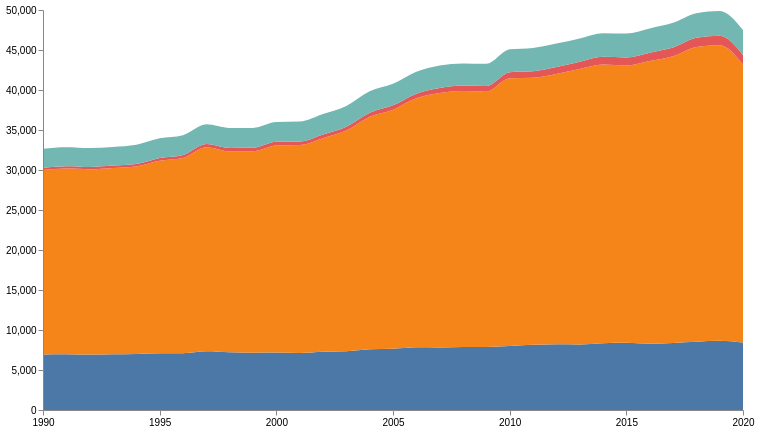

Write a Vega-Lite specification for this figure.
### Vega specification from a JSON file in a GitHub repository (floating-point values rounded to 4 significant figures)
{"$schema": "https://vega.github.io/schema/vega/v5.json", "width": 700, "height": 400, "padding": 5, "data": [{"name": "table", "values": [{"x": 1990, "y": 6937.0, "c": "CH4"}, {"x": 1991, "y": 6973.0, "c": "CH4"}, {"x": 1992, "y": 6933.0, "c": "CH4"}, {"x": 1993, "y": 6959.0, "c": "CH4"}, {"x": 1994, "y": 6996.0, "c": "CH4"}, {"x": 1995, "y": 7081.0, "c": "CH4"}, {"x": 1996, "y": 7097.0, "c": "CH4"}, {"x": 1997, "y": 7328.0, "c": "CH4"}, {"x": 1998, "y": 7204.0, "c": "CH4"}, {"x": 1999, "y": 7150.0, "c": "CH4"}, {"x": 2000, "y": 7174.0, "c": "CH4"}, {"x": 2001, "y": 7130.0, "c": "CH4"}, {"x": 2002, "y": 7271.0, "c": "CH4"}, {"x": 2003, "y": 7344.0, "c": "CH4"}, {"x": 2004, "y": 7598.0, "c": "CH4"}, {"x": 2005, "y": 7655.0, "c": "CH4"}, {"x": 2006, "y": 7841.0, "c": "CH4"}, {"x": 2007, "y": 7817.0, "c": "CH4"}, {"x": 2008, "y": 7860.0, "c": "CH4"}, {"x": 2009, "y": 7884.0, "c": "CH4"}, {"x": 2010, "y": 7987.0, "c": "CH4"}, {"x": 2011, "y": 8142.0, "c": "CH4"}, {"x": 2012, "y": 8226.0, "c": "CH4"}, {"x": 2013, "y": 8203.0, "c": "CH4"}, {"x": 2014, "y": 8358.0, "c": "CH4"}, {"x": 2015, "y": 8407.0, "c": "CH4"}, {"x": 2016, "y": 8291.0, "c": "CH4"}, {"x": 2017, "y": 8378.0, "c": "CH4"}, {"x": 2018, "y": 8528.0, "c": "CH4"}, {"x": 2019, "y": 8655.0, "c": "CH4"}, {"x": 2020, "y": 8429.0, "c": "CH4"}, {"x": 1990, "y": 23050.0, "c": "CO2"}, {"x": 1991, "y": 23210.0, "c": "CO2"}, {"x": 1992, "y": 23160.0, "c": "CO2"}, {"x": 1993, "y": 23300.0, "c": "CO2"}, {"x": 1994, "y": 23450.0, "c": "CO2"}, {"x": 1995, "y": 24080.0, "c": "CO2"}, {"x": 1996, "y": 24420.0, "c": "CO2"}, {"x": 1997, "y": 25530.0, "c": "CO2"}, {"x": 1998, "y": 25140.0, "c": "CO2"}, {"x": 1999, "y": 25200.0, "c": "CO2"}, {"x": 2000, "y": 25900.0, "c": "CO2"}, {"x": 2001, "y": 25990.0, "c": "CO2"}, {"x": 2002, "y": 26710.0, "c": "CO2"}, {"x": 2003, "y": 27580.0, "c": "CO2"}, {"x": 2004, "y": 29050.0, "c": "CO2"}, {"x": 2005, "y": 29880.0, "c": "CO2"}, {"x": 2006, "y": 31110.0, "c": "CO2"}, {"x": 2007, "y": 31800.0, "c": "CO2"}, {"x": 2008, "y": 32000.0, "c": "CO2"}, {"x": 2009, "y": 31910.0, "c": "CO2"}, {"x": 2010, "y": 33480.0, "c": "CO2"}, {"x": 2011, "y": 33390.0, "c": "CO2"}, {"x": 2012, "y": 33780.0, "c": "CO2"}, {"x": 2013, "y": 34420.0, "c": "CO2"}, {"x": 2014, "y": 34820.0, "c": "CO2"}, {"x": 2015, "y": 34660.0, "c": "CO2"}, {"x": 2016, "y": 35330.0, "c": "CO2"}, {"x": 2017, "y": 35840.0, "c": "CO2"}, {"x": 2018, "y": 36860.0, "c": "CO2"}, {"x": 2019, "y": 36950.0, "c": "CO2"}, {"x": 2020, "y": 34740.0, "c": "CO2"}, {"x": 1990, "y": 302.2, "c": "F-Gas"}, {"x": 1991, "y": 297.5, "c": "F-Gas"}, {"x": 1992, "y": 294.6, "c": "F-Gas"}, {"x": 1993, "y": 290.6, "c": "F-Gas"}, {"x": 1994, "y": 297.9, "c": "F-Gas"}, {"x": 1995, "y": 329.4, "c": "F-Gas"}, {"x": 1996, "y": 359.1, "c": "F-Gas"}, {"x": 1997, "y": 391.6, "c": "F-Gas"}, {"x": 1998, "y": 424.9, "c": "F-Gas"}, {"x": 1999, "y": 426.8, "c": "F-Gas"}, {"x": 2000, "y": 443.7, "c": "F-Gas"}, {"x": 2001, "y": 441.6, "c": "F-Gas"}, {"x": 2002, "y": 467.4, "c": "F-Gas"}, {"x": 2003, "y": 477.7, "c": "F-Gas"}, {"x": 2004, "y": 511.8, "c": "F-Gas"}, {"x": 2005, "y": 541.9, "c": "F-Gas"}, {"x": 2006, "y": 587.2, "c": "F-Gas"}, {"x": 2007, "y": 641.5, "c": "F-Gas"}, {"x": 2008, "y": 684.6, "c": "F-Gas"}, {"x": 2009, "y": 705.6, "c": "F-Gas"}, {"x": 2010, "y": 762.3, "c": "F-Gas"}, {"x": 2011, "y": 812.3, "c": "F-Gas"}, {"x": 2012, "y": 861.1, "c": "F-Gas"}, {"x": 2013, "y": 908.9, "c": "F-Gas"}, {"x": 2014, "y": 962.6, "c": "F-Gas"}, {"x": 2015, "y": 1001.0, "c": "F-Gas"}, {"x": 2016, "y": 1054.0, "c": "F-Gas"}, {"x": 2017, "y": 1095.0, "c": "F-Gas"}, {"x": 2018, "y": 1136.0, "c": "F-Gas"}, {"x": 2019, "y": 1177.0, "c": "F-Gas"}, {"x": 2020, "y": 1219.0, "c": "F-Gas"}, {"x": 1990, "y": 2368.0, "c": "N2O"}, {"x": 1991, "y": 2355.0, "c": "N2O"}, {"x": 1992, "y": 2349.0, "c": "N2O"}, {"x": 1993, "y": 2333.0, "c": "N2O"}, {"x": 1994, "y": 2422.0, "c": "N2O"}, {"x": 1995, "y": 2476.0, "c": "N2O"}, {"x": 1996, "y": 2479.0, "c": "N2O"}, {"x": 1997, "y": 2466.0, "c": "N2O"}, {"x": 1998, "y": 2497.0, "c": "N2O"}, {"x": 1999, "y": 2484.0, "c": "N2O"}, {"x": 2000, "y": 2476.0, "c": "N2O"}, {"x": 2001, "y": 2507.0, "c": "N2O"}, {"x": 2002, "y": 2568.0, "c": "N2O"}, {"x": 2003, "y": 2608.0, "c": "N2O"}, {"x": 2004, "y": 2690.0, "c": "N2O"}, {"x": 2005, "y": 2702.0, "c": "N2O"}, {"x": 2006, "y": 2735.0, "c": "N2O"}, {"x": 2007, "y": 2804.0, "c": "N2O"}, {"x": 2008, "y": 2770.0, "c": "N2O"}, {"x": 2009, "y": 2770.0, "c": "N2O"}, {"x": 2010, "y": 2854.0, "c": "N2O"}, {"x": 2011, "y": 2916.0, "c": "N2O"}, {"x": 2012, "y": 2936, "c": "N2O"}, {"x": 2013, "y": 2913.0, "c": "N2O"}, {"x": 2014, "y": 2961.0, "c": "N2O"}, {"x": 2015, "y": 2995.0, "c": "N2O"}, {"x": 2016, "y": 3020.0, "c": "N2O"}, {"x": 2017, "y": 3082.0, "c": "N2O"}, {"x": 2018, "y": 3066.0, "c": "N2O"}, {"x": 2019, "y": 3099.0, "c": "N2O"}, {"x": 2020, "y": 3127.0, "c": "N2O"}], "transform": [{"type": "stack", "groupby": ["x"], "sort": {"field": "c"}, "field": "y"}]}], "scales": [{"name": "x", "type": "point", "range": "width", "domain": {"data": "table", "field": "x"}}, {"name": "y", "type": "linear", "range": "height", "nice": true, "zero": true, "domain": {"data": "table", "field": "y1"}}, {"name": "color", "type": "ordinal", "range": "category", "domain": {"data": "table", "field": "c"}}], "axes": [{"orient": "bottom", "scale": "x", "zindex": 1, "values": [1990, 1995, 2000, 2005, 2010, 2015, 2020]}, {"orient": "left", "scale": "y", "zindex": 1}], "marks": [{"type": "group", "from": {"facet": {"name": "series", "data": "table", "groupby": "c"}}, "marks": [{"type": "area", "from": {"data": "series"}, "encode": {"enter": {"interpolate": {"value": "monotone"}, "x": {"scale": "x", "field": "x"}, "y": {"scale": "y", "field": "y0"}, "y2": {"scale": "y", "field": "y1"}, "fill": {"scale": "color", "field": "c"}, "tooltip": {"signal": "{title: datum.c + '' , 'Year': datum.x, 'Emission':datum.y }"}}, "update": {"fillOpacity": {"value": 1}}, "hover": {"fillOpacity": {"value": 0.5}}}}]}]}
